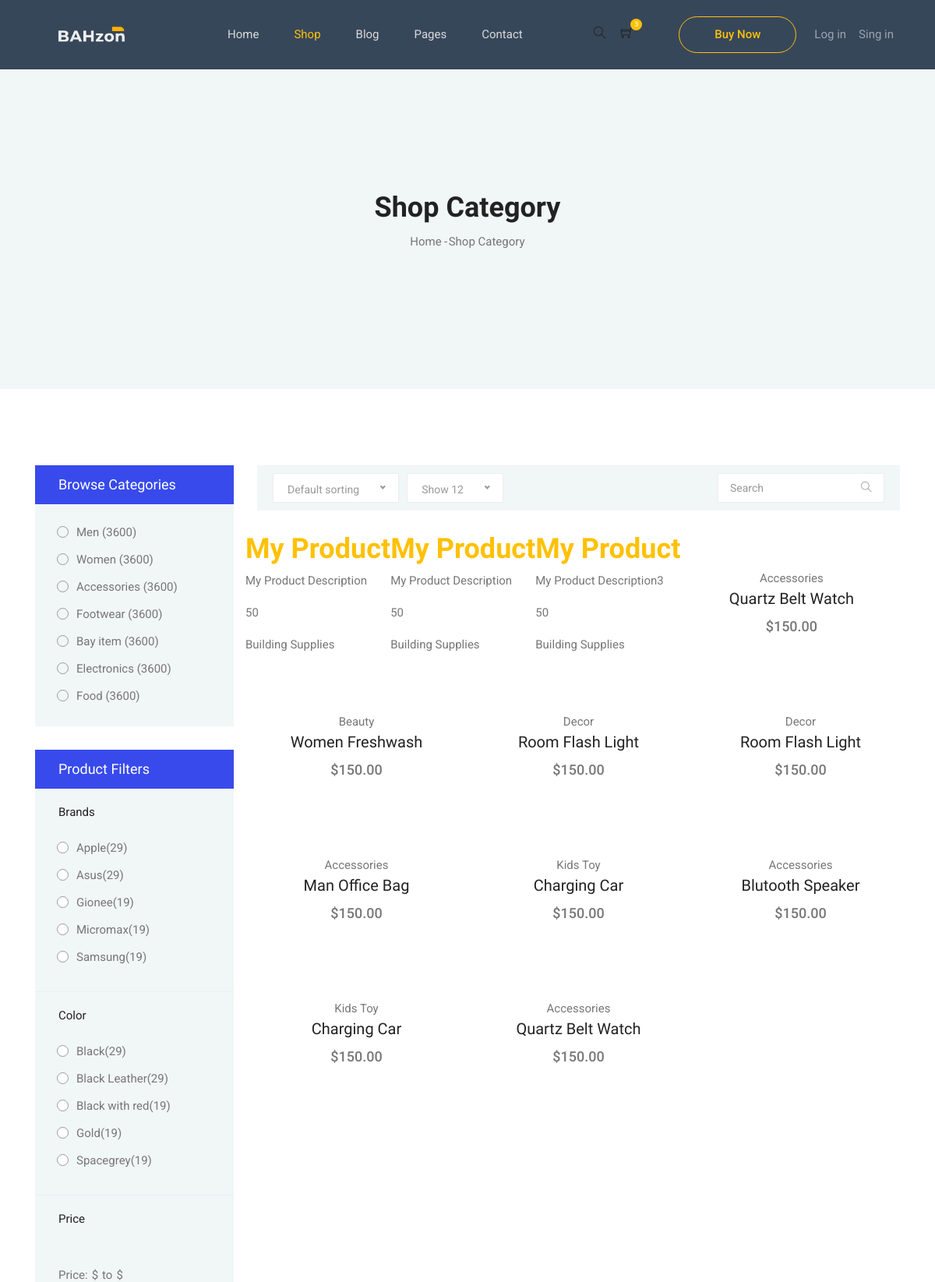
The app's page /category/ (upper part), older data.
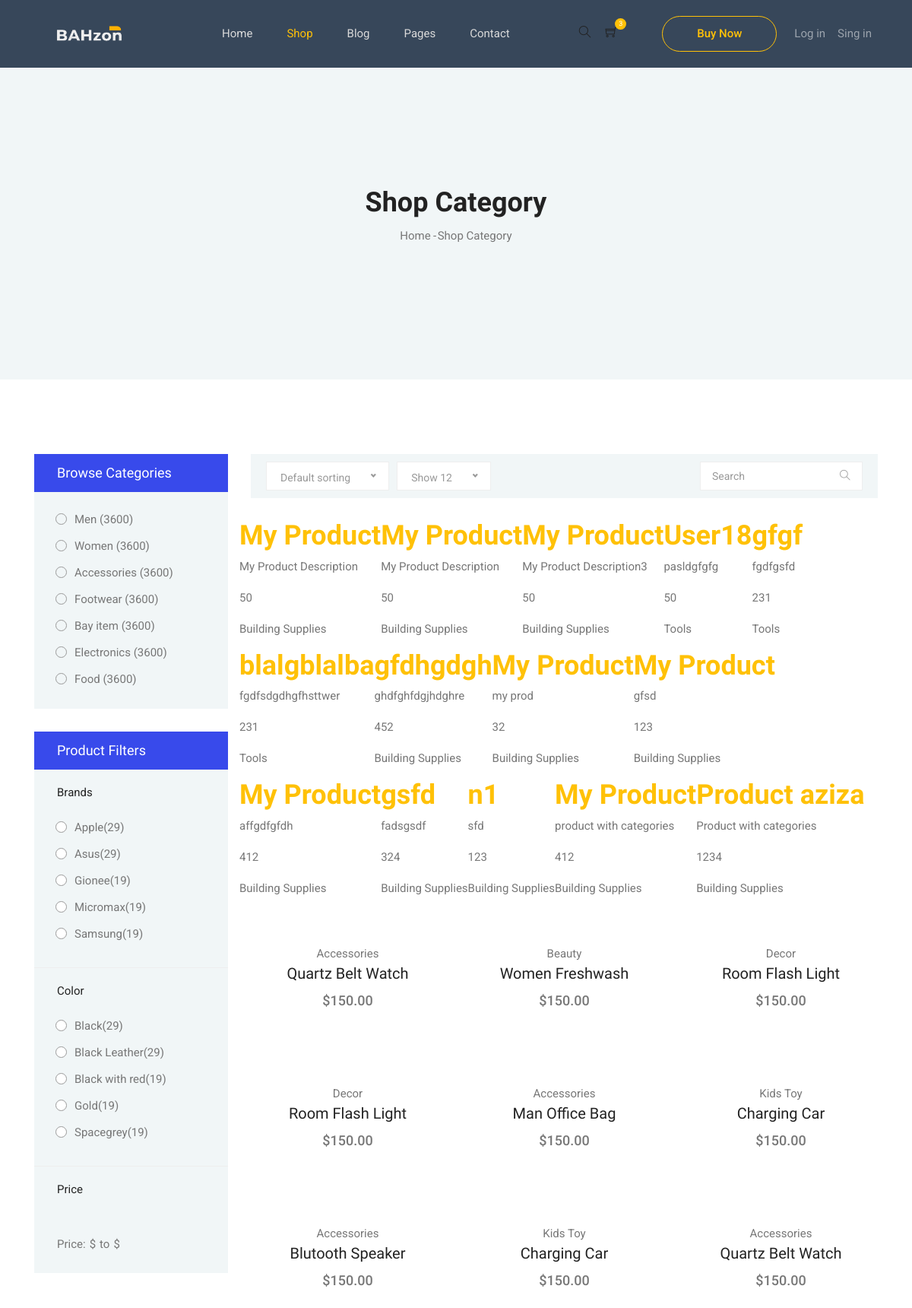
The same page, newer data.
### main/models.py (models this page shows, shortened)
class Product(models.Model):
    prod_name = models.CharField('Product Name', max_length=200)
    prod_date = models.DateTimeField('Product Date', default=timezone.now())
    prod_description = models.TextField('Product Description', max_length=2000)
    prod_price = models.IntegerField('Product Price')
    author = models.ForeignKey(User, on_delete=models.CASCADE, null=True)
    class Category(models.TextChoices):
        BSU = "Building Supplies"
        TLS = "Tools"
        ELC = "Electrics"
        ENS = "Engineering Systems"
    category = models.CharField(
        max_length=19,
        choices=Category.choices,
        default=Category.BSU
    )

### main/views.py (the view)
# urls.py: path('category/', views.category, name='category'),
def category(request):
    context = {
        'products': Product.objects.all()
    }
    return render(request, 'aroma/category.html', context)

### templates/aroma/category.html (shortened to what this page needs)
{%extends 'base.html'%}
{%load static%}
{%block active_submenu%}active{%endblock%}
{%block content%}
	<section class="blog-banner-area" id="category">
		<div class="container h-100">
			<div class="blog-banner">
				<div class="text-center">
					<h1>Shop Category</h1>
					<nav aria-label="breadcrumb" class="banner-breadcrumb">
            <ol class="breadcrumb">
              <li class="breadcrumb-item"><a href="#">Home</a></li>
              <li class="breadcrumb-item active" aria-current="page">Shop Category</li>
            </ol>
          </nav>
				</div>
			</div>
    </div>
	</section>
  <section class="section-margin--small mb-5">
    <div class="container">
      <div class="row">
        <div class="col-xl-3 col-lg-4 col-md-5">
          <div class="sidebar-categories">
            <div class="head">Browse Categories</div>
            <ul class="main-categories">
              <li class="common-filter">
                <form action="#">
                  <ul>
                    <li class="filter-list"><input class="pixel-radio" type="radio" id="men" name="brand"><label for="men">Men<span> (3600)</span></label></li>
                    <li class="filter-list"><input class="pixel-radio" type="radio" id="women" name="brand"><label for="women">Women<span> (3600)</span></label></li>
                    <li class="filter-list"><input class="pixel-radio" type="radio" id="accessories" name="brand"><label for="accessories">Accessories<span> (3600)</span></label></li>
                    <li class="filter-list"><input class="pixel-radio" type="radio" id="footwear" name="brand"><label for="footwear">Footwear<span> (3600)</span></label></li>
                    <li class="filter-list"><input class="pixel-radio" type="radio" id="bayItem" name="brand"><label for="bayItem">Bay item<span> (3600)</span></label></li>
                    <li class="filter-list"><input class="pixel-radio" type="radio" id="electronics" name="brand"><label for="electronics">Electronics<span> (3600)</span></label></li>
                    <li class="filter-list"><input class="pixel-radio" type="radio" id="food" name="brand"><label for="food">Food<span> (3600)</span></label></li>
                  </ul>
                </form>
              </li>
            </ul>
          </div>
          <div class="sidebar-filter">
            <div class="top-filter-head">Product Filters</div>
            <div class="common-filter">
              <div class="head">Brands</div>
              <form action="#">
                <ul>
                  <li class="filter-list"><input class="pixel-radio" type="radio" id="apple" name="brand"><label for="apple">Apple<span>(29)</span></label></li>
                  <li class="filter-list"><input class="pixel-radio" type="radio" id="asus" name="brand"><label for="asus">Asus<span>(29)</span></label></li>
                  <li class="filter-list"><input class="pixel-radio" type="radio" id="gionee" name="brand"><label for="gionee">Gionee<span>(19)</span></label></li>
                  <li class="filter-list"><input class="pixel-radio" type="radio" id="micromax" name="brand"><label for="micromax">Micromax<span>(19)</span></label></li>
                  <li class="filter-list"><input class="pixel-radio" type="radio" id="samsung" name="brand"><label for="samsung">Samsung<span>(19)</span></label></li>
                </ul>
              </form>
            </div>
            <div class="common-filter">
              <div class="head">Color</div>
              <form action="#">
                <ul>
                  <li class="filter-list"><input class="pixel-radio" type="radio" id="black" name="color"><label for="black">Black<span>(29)</span></label></li>
                  <li class="filter-list"><input class="pixel-radio" type="radio" id="balckleather" name="color"><label for="balckleather">Black
                      Leather<span>(29)</span></label></li>
                  <li class="filter-list"><input class="pixel-radio" type="radio" id="blackred" name="color"><label for="blackred">Black
                      with red<span>(19)</span></label></li>
                  <li class="filter-list"><input class="pixel-radio" type="radio" id="gold" name="color"><label for="gold">Gold<span>(19)</span></label></li>
                  <li class="filter-list"><input class="pixel-radio" type="radio" id="spacegrey" name="color"><label for="spacegrey">Spacegrey<span>(19)</span></label></li>
                </ul>
              </form>
            </div>
            <div class="common-filter">
              <div class="head">Price</div>
              <div class="price-range-area">
                <div class="value-wrapper d-flex">
                  <div class="price">Price:</div>
                  <span>$</span>
                  <div class="to">to</div>
                  <span>$</span>
                </div>
              </div>
            </div>
          </div>
        </div>
        <div class="col-xl-9 col-lg-8 col-md-7">
          <div class="filter-bar d-flex flex-wrap align-items-center">
            <div class="sorting">
            </div>
            <div class="sorting mr-auto">
            </div>
            <div>
              <div class="input-group filter-bar-search">
                <input type="text" placeholder="Search">
                <div class="input-group-append">
                  <button type="button"><i class="ti-search"></i></button>
                </div>
              </div>
            </div>
          </div>
          <section class="lattest-product-area pb-40 category-list">
            <div class="row">
              {% for product in products %}
              <article class="media content-section">
                <div class="media-body">
                  <h2><a class="article-title" href="{% url 'product-detail' product.id %}">{{ product.prod_name }}</a></h2>
                  <p class="article-content">{{ product.prod_description }}</p>
                  <p class="article-content">{{ product.prod_price }}</p>
                  <p class="article-content">{{ product.category }}</p>
                </div>
              </article>
              {% endfor %}
              <div class="col-md-6 col-lg-4">
                <div class="card text-center card-product">
                  <div class="card-product__img">
                  </div>
                  <div class="card-body">
                    <p>Accessories</p>
                    <h4 class="card-product__title"><a href="#">Quartz Belt Watch</a></h4>
                    <p class="card-product__price">$150.00</p>
                  </div>
                </div>
              </div>
              <div class="col-md-6 col-lg-4">
                <div class="card text-center card-product">
                  <div class="card-product__img">
                  </div>
                  <div class="card-body">
                    <p>Beauty</p>
                    <h4 class="card-product__title"><a href="#">Women Freshwash</a></h4>
                    <p class="card-product__price">$150.00</p>
                  </div>
                </div>
              </div>
              <div class="col-md-6 col-lg-4">
                <div class="card text-center card-product">
                  <div class="card-product__img">
                  </div>
                  <div class="card-body">
                    <p>Decor</p>
                    <h4 class="card-product__title"><a href="#">Room Flash Light</a></h4>
                    <p class="card-product__price">$150.00</p>
                  </div>
                </div>
              </div>
              <div class="col-md-6 col-lg-4">
                <div class="card text-center card-product">
                  <div class="card-product__img">
                  </div>
                  <div class="card-body">
                    <p>Decor</p>
                    <h4 class="card-product__title"><a href="#">Room Flash Light</a></h4>
                    <p class="card-product__price">$150.00</p>
                  </div>
                </div>
              </div>
              <div class="col-md-6 col-lg-4">
                <div class="card text-center card-product">
                  <div class="card-product__img">
                  </div>
                  <div class="card-body">
                    <p>Accessories</p>
                    <h4 class="card-product__title"><a href="#">Man Office Bag</a></h4>
                    <p class="card-product__price">$150.00</p>
                  </div>
                </div>
              </div>
              <div class="col-md-6 col-lg-4">
                <div class="card text-center card-product">
                  <div class="card-product__img">
                  </div>
                  <div class="card-body">
                    <p>Kids Toy</p>
                    <h4 class="card-product__title"><a href="#">Charging Car</a></h4>
                    <p class="card-product__price">$150.00</p>
                  </div>
                </div>
              </div>
              <div class="col-md-6 col-lg-4">
                <div class="card text-center card-product">
                  <div class="card-product__img">
                  </div>
                  <div class="card-body">
                    <p>Accessories</p>
                    <h4 class="card-product__title"><a href="#">Blutooth Speaker</a></h4>
                    <p class="card-product__price">$150.00</p>
                  </div>
                </div>
              </div>
              <div class="col-md-6 col-lg-4">
                <div class="card text-center card-product">
                  <div class="card-product__img">
                  </div>
                  <div class="card-body">
                    <p>Kids Toy</p>
                    <h4 class="card-product__title"><a href="#">Charging Car</a></h4>
                    <p class="card-product__price">$150.00</p>
                  </div>
                </div>
              </div>
              <div class="col-md-6 col-lg-4">
                <div class="card text-center card-product">
                  <div class="card-product__img">
                  </div>
                  <div class="card-body">
                    <p>Accessories</p>
                    <h4 class="card-product__title"><a href="#">Quartz Belt Watch</a></h4>
                    <p class="card-product__price">$150.00</p>
                  </div>
                </div>
              </div>
            </div>
          </section>
        </div>
      </div>
    </div>
  </section>
{%endblock%}

### templates/base.html (shortened to what this page needs)
{%load static%}
<!DOCTYPE html>
<html lang="en">
<head>
  <link rel="stylesheet" href="{% static '/aroma/vendors/bootstrap/bootstrap.min.css' %}">
  <link rel="stylesheet" href="{% static '/aroma/vendors/fontawesome/css/all.min.css' %}">
  <link rel="stylesheet" href="{% static '/aroma/vendors/themify-icons/themify-icons.css' %}">
  <link rel="stylesheet" href="{% static '/aroma/vendors/nice-select/nice-select.css' %}">
  <link rel="stylesheet" href="{% static '/aroma/vendors/owl-carousel/owl.theme.default.min.css' %}">
  <link rel="stylesheet" href="{% static '/aroma/vendors/owl-carousel/owl.carousel.min.css' %}">
  <link rel="stylesheet" href="{% static '/aroma/css/style.css' %}">
</head>
<body>
  <header class="header_area">
    <div class="main_menu">
      <nav class="navbar navbar-expand-lg navbar-light">
        <div class="container">
          <a class="navbar-brand logo_h" href="{% url 'main-index' %}"><img src="{% static '/aroma/img/logo.png' %}" width="140" height="29" alt=""></a>
          <div class="collapse navbar-collapse offset" id="navbarSupportedContent">
            <ul class="nav navbar-nav menu_nav ml-auto mr-auto">
              <li class="nav-item {%block active_home%}{%endblock%} "><a class="nav-link" href="{% url 'main-index' %}">Home</a></li>
              <li class="nav-item {%block active_submenu%}{%endblock%} submenu dropdown">
                <a href="#" class="nav-link dropdown-toggle" data-toggle="dropdown" role="button" aria-haspopup="true"
                  aria-expanded="false">Shop</a>
              </li>
              <li class="nav-item submenu dropdown">
                <a href="#" class="nav-link dropdown-toggle" data-toggle="dropdown" role="button" aria-haspopup="true"
                  aria-expanded="false">Blog</a>
              </li>
              <li class="nav-item submenu dropdown">
                <a href="#" class="nav-link dropdown-toggle" data-toggle="dropdown" role="button" aria-haspopup="true"
                  aria-expanded="false">Pages</a>
              </li>
              <li class="nav-item"><a class="nav-link" href="{% url 'contact' %}">Contact</a></li>
            </ul>
<ul class="nav-shop">
              <li class="nav-item"><button><i class="ti-search"></i></button></li>
              <li class="nav-item"><button><i class="ti-shopping-cart"></i><span class="nav-shop__circle">3</span></button> </li>
              <li class="nav-item"><a class="button button-header" href="#">Buy Now</a></li>
            </ul>
          </div>
            <div class="navbar-nav">
                {% if user.is_authenticated %}
                  <a class="nav-item nav-link" href="{% url 'product-create' %}">Новый продукт</a>
                  <a class="nav-item nav-link" href="{% url 'profile' %}">Профиль</a>
                  <a class="nav-item nav-link" href="{% url 'logout' %}">Выход</a>
                {% else %}
                  <a class="nav-item nav-link" href="{% url 'login' %}">Log in</a>
                  <a class="nav-item nav-link" href="{% url 'register' %}">Sing in</a>
                {% endif %}
            </div>
        </div>
      </nav>
    </div>
  </header>
  {%block content%}{%endblock%}
</body>
</html>

Row changes from the older to the newer data that the page shows:
added Product: prod_name "User18", prod_description "pasldgfgfg", prod_price "50", category "Tools"
added Product: prod_name "gfgf", prod_description "fgdfgsfd", prod_price "231", category "Tools"
added Product: prod_name "blalgblalba", prod_description "fgdfsdgdhgfhsttwer", prod_price "231", category "Tools"
added Product: prod_name "gfdhgdgh", prod_description "ghdfghfdgjhdghre", prod_price "452", category "Building Supplies"
added Product: prod_name "My Product", prod_description "my prod", prod_price "32", category "Building Supplies"
added Product: prod_name "My Product", prod_description "gfsd", prod_price "123", category "Building Supplies"
added Product: prod_name "My Product", prod_description "affgdfgfdh", prod_price "412", category "Building Supplies"
added Product: prod_name "gsfd", prod_description "fadsgsdf", prod_price "324", category "Building Supplies"
added Product: prod_name "n1", prod_description "sfd", prod_price "123", category "Building Supplies"
added Product: prod_name "My Product", prod_description "product with categories", prod_price "412", category "Building Supplies"
added Product: prod_name "Product aziza", prod_description "Product with categories", prod_price "1234", category "Building Supplies"
